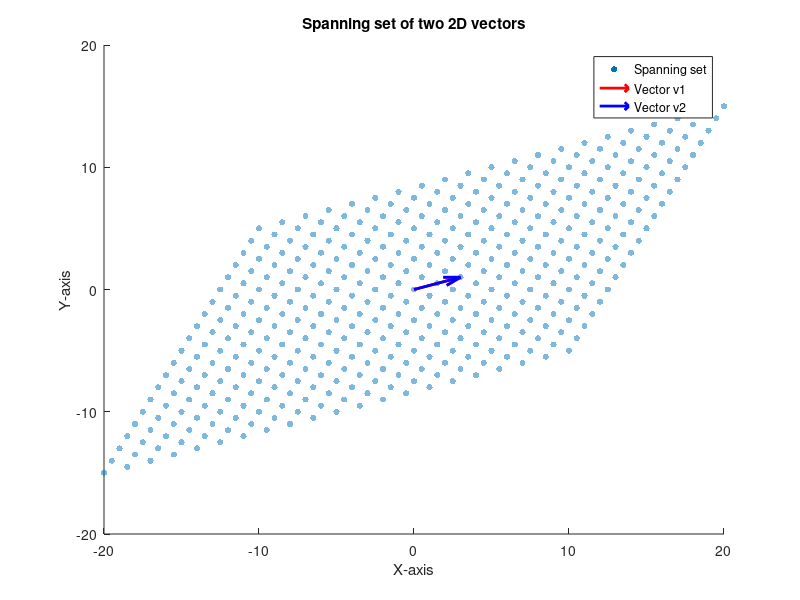

Write MATLAB code to recreate this figure.
v1=[3,1];
v2=[1,2];
origin=[0,0];
[s,t]=meshgrid(-5:0.5:5);
X=s*v1(1)+t*v2(1);
Y=s*v1(2)+t*v2(2);
scatter(X(:),Y(:),20,'filled','MarkerFaceAlpha',0.5);
hold on;
quiver(origin(1),origin(2),v1(1),v1(2),0,'r','LineWidth',2);
quiver(origin(1),origin(2),v1(1),v1(2),0,'b','LineWidth',2);
xlim([-20,20]);
ylim([-20,20]);
xlabel('X-axis');
ylabel('Y-axis');
title('Spanning set of two 2D vectors');
legend('Spanning set','Vector v1','Vector v2');
hold off;
